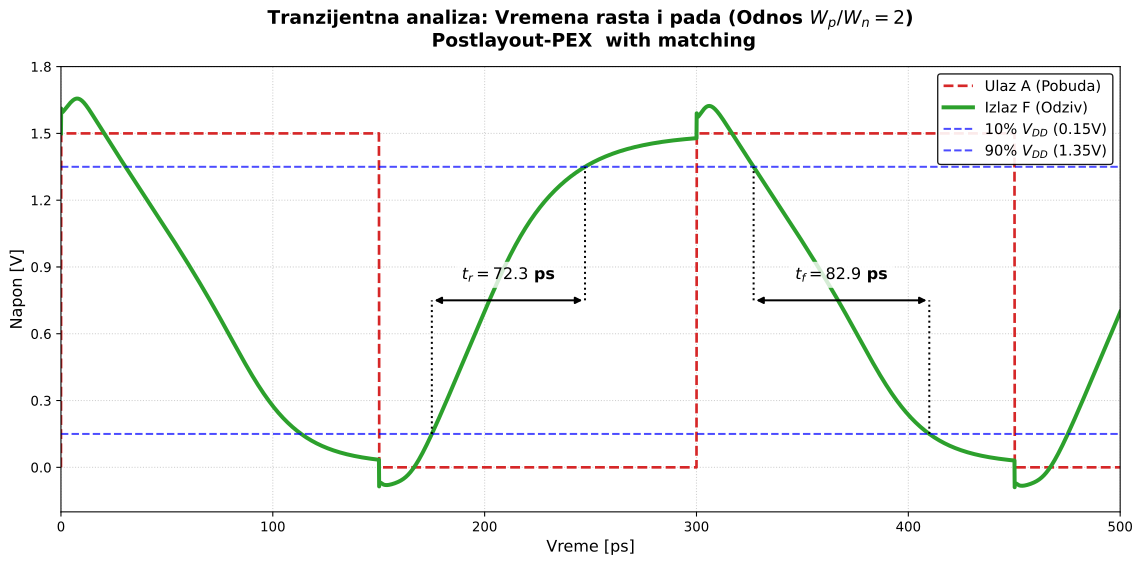

Reproduce this figure in Python.
import numpy as np
import matplotlib.pyplot as plt
import matplotlib.ticker as ticker

# 1. Učitavanje podataka 
podaci = np.loadtxt('odziv_match.txt') 

t = podaci[:, 0] * 1e12  
v_in = podaci[:, 1]          
v_out = podaci[:, 3]        

# --- FUNKCIJA ZA AUTOMATSKO NALAŽENJE PRESEKA (Hirurška preciznost) ---
def nadji_presek(vreme, napon, prag, smer, pocetno_vreme):
    idx = np.where(vreme > pocetno_vreme)[0]
    t_sub, v_sub = vreme[idx], napon[idx]
    for i in range(len(v_sub)-1):
        if smer == 'rast' and v_sub[i] <= prag <= v_sub[i+1]:
            return np.interp(prag, [v_sub[i], v_sub[i+1]], [t_sub[i], t_sub[i+1]])
        elif smer == 'pad' and v_sub[i] >= prag >= v_sub[i+1]:
            return np.interp(prag, [v_sub[i+1], v_sub[i]], [t_sub[i+1], t_sub[i]])
    return None

# Automatski nalazimo vremena za RAST (izlaz raste nakon 100ps)
tr_10 = nadji_presek(t, v_out, 0.15, 'rast', 80)
tr_90 = nadji_presek(t, v_out, 1.35, 'rast', 80)

# Automatski nalazimo vremena za PAD (izlaz pada nakon 200ps)
tf_90 = nadji_presek(t, v_out, 1.35, 'pad', 180)
tf_10 = nadji_presek(t, v_out, 0.15, 'pad', 180)

# 2. Kreiranje grafika 
fig, ax = plt.subplots(figsize=(12, 6), dpi=300)

# Crtanje signala
ax.plot(t, v_in, color='#d62728', linewidth=2, linestyle='--', label='Ulaz A (Pobuda)')
ax.plot(t, v_out, color='#2ca02c', linewidth=3, label='Izlaz F (Odziv)')

# 3. Pragovi merenja (10% i 90%)
ax.axhline(0.15, color='blue', linestyle='--', linewidth=1.5, alpha=0.7, label='10% $V_{DD}$ (0.15V)')
ax.axhline(1.35, color='blue', linestyle='--', linewidth=1.5, alpha=0.7, label='90% $V_{DD}$ (1.35V)')

# 4. === AUTOMATSKO KOTIRANJE "OD DO" ===
visina_kote = 0.75 

# --- Kotiranje za RAST (tr) ---
ax.annotate('', xy=(tr_10, visina_kote), xytext=(tr_90, visina_kote),
            arrowprops=dict(arrowstyle='<|-|>', color='black', lw=1.5))
# Vertikalni graničnici od preseka do kote
ax.plot([tr_10, tr_10], [0.15, visina_kote], color='black', linestyle=':', lw=1.5)
ax.plot([tr_90, tr_90], [visina_kote, 1.35], color='black', linestyle=':', lw=1.5)
# Tekst (vrednost vučemo iz tvoje tabele za odnos 2.0)
# Python sam računa razliku u vremenu i zaokružuje na jednu decimalu!
ax.text((tr_10 + tr_90)/2, visina_kote + 0.08, rf'$t_r = {(tr_90 - tr_10):.1f}$ ps', 
        ha='center', va='bottom', fontsize=12, fontweight='bold', bbox=dict(facecolor='white', edgecolor='none', alpha=0.8))

# --- Kotiranje za PAD (tf) ---
ax.annotate('', xy=(tf_90, visina_kote), xytext=(tf_10, visina_kote),
            arrowprops=dict(arrowstyle='<|-|>', color='black', lw=1.5))
# Vertikalni graničnici od preseka do kote
ax.plot([tf_90, tf_90], [visina_kote, 1.35], color='black', linestyle=':', lw=1.5)
ax.plot([tf_10, tf_10], [0.15, visina_kote], color='black', linestyle=':', lw=1.5)
# Tekst (vrednost vučemo iz tvoje tabele za odnos 2.0)
# Python sam računa razliku u vremenu
ax.text((tf_90 + tf_10)/2, visina_kote + 0.08, rf'$t_f = {(tf_10 - tf_90):.1f}$ ps', 
        ha='center', va='bottom', fontsize=12, fontweight='bold', bbox=dict(facecolor='white', edgecolor='none', alpha=0.8))

# 5. Ulepšavanje
ax.set_title('Tranzijentna analiza: Vremena rasta i pada (Odnos $W_p / W_n = 2$)\n Postlayout-PEX  with matching', fontsize=14, fontweight='bold', pad=15)
ax.set_xlabel('Vreme [ps]', fontsize=12)
ax.set_ylabel('Napon [V]', fontsize=12)

ax.set_ylim(-0.2, 1.8)
ax.set_xlim(0, 500)

ax.grid(True, linestyle=':', alpha=0.6)
ax.xaxis.set_major_locator(ticker.MultipleLocator(100))
ax.yaxis.set_major_locator(ticker.MultipleLocator(0.3))

ax.legend(loc='upper right', fontsize=11, frameon=True, edgecolor='black', framealpha=0.9)

# 6. Čuvanje
plt.tight_layout()
plt.savefig('odziv_match.svg', format='svg', bbox_inches='tight')
plt.show()
